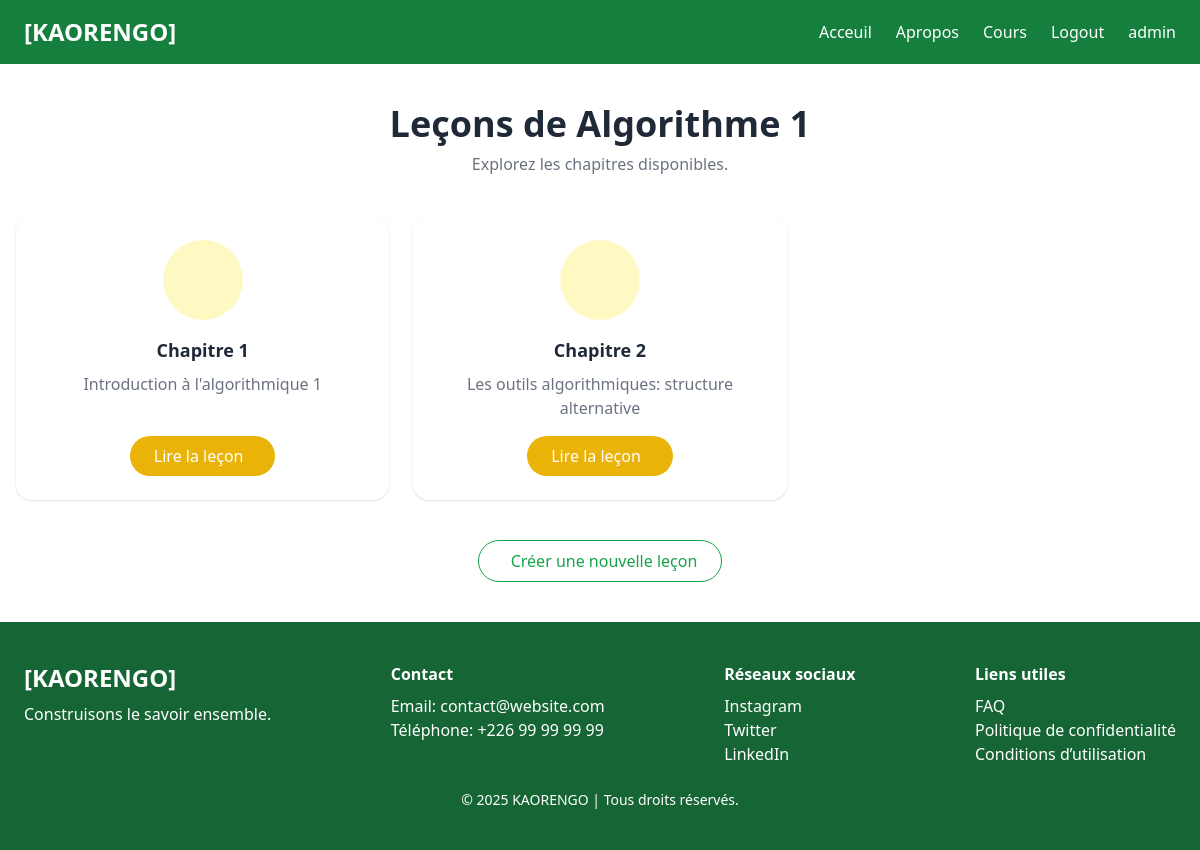
Page /programmes/niveau-1/algorithme-1/ (signed in) on the committed database.
### programmes/models.py (models this page shows, shortened)
class Matiere(models.Model):
    matiere_id = models.CharField(unique=True, max_length=40)
    nom= models.CharField(max_length=100)
    slug= models.SlugField(null=True, blank=True)
    niveau= models.ForeignKey(Niveaux, on_delete=models.CASCADE, related_name='matiere')
    image = models.ImageField(upload_to=renommer_image_matiere, blank=True)
    description= models.TextField(max_length=500)

class Lesson (models.Model):
    lesson_id=models.CharField(unique=True, max_length=50)
    niveau= models.ForeignKey(Niveaux, on_delete=models.CASCADE)
    creer_par = models.ForeignKey(User, on_delete=models.CASCADE)
    matiere= models.ForeignKey(Matiere, on_delete=models.CASCADE, related_name='lesson')
    nom= models.CharField(max_length=100)
    slug= models.SlugField(blank=True, null=True)
    position =  models.PositiveSmallIntegerField(verbose_name='chapitre no')
    video = models.FileField(upload_to="Video", null=True, blank=True, verbose_name="Cours en Video")
    fpe = models.FileField(upload_to="FPE", null=True, blank=True, verbose_name="Fiche de présentation")
    pdf = models.FileField(upload_to="PDF", null=True, blank=True, verbose_name="Cours en pdf")
    class Meta:
        ordering=['position']

### programmes/views.py (the view)
# urls.py: path('<str:niveau>/<slug:slug>/', LessonListView.as_view(), name="lessonlist"),
class LessonListView(DetailView):
    context_object_name = 'matieres'
    model = Matiere
    template_name = 'programmes/lessonlist.html'

### programmes/templates/programmes/lessonlist.html (shortened to what this page needs)
{% extends 'base.html' %}
{% block content %}
<div class="max-w-7xl mx-auto px-4 py-10">
    <div class="text-center mb-10">
        <h1 class="text-4xl font-bold">Leçons de {{ matieres.nom }}</h1>
        <p class="text-gray-500 mt-2">Explorez les chapitres disponibles.</p>
    </div>
    {% if user.is_authenticated %}
        <div class="grid grid-cols-1 sm:grid-cols-2 lg:grid-cols-3 gap-6">
            {% for lesson in matieres.lesson.all %}
            <div class="bg-white shadow rounded-2xl p-6 flex flex-col items-center text-center">
                <div class="bg-yellow-100 text-yellow-600 rounded-full w-20 h-20 flex items-center justify-center mb-4">
                </div>
                <h3 class="text-lg font-semibold mb-2">Chapitre {{ lesson.position }}</h3>
                <p class="text-gray-500 mb-4">{{ lesson.nom }}</p>
                <a href="{% url 'programmes:lessonlistdetail' slug=lesson.slug matiere=matieres.slug niveau=matieres.niveau.slug %}" class="mt-auto inline-block bg-yellow-500 text-white px-6 py-2 rounded-full hover:bg-yellow-600 transition">
                    Lire la leçon
                </a>
            </div>
            {% empty %}
            <div class="col-span-full text-center text-blue-500">
                Aucune leçon disponible pour cette matière.
            </div>
            {% endfor %}
        </div>
    {% endif %}
    {% if user.is_superuser %}
    <div class="text-center mt-10">
        <a href="{% url 'programmes:lessoncreate' niveau=matieres.niveau.slug slug=matieres.slug %}" class="inline-block border border-green-600 text-green-600 px-6 py-2 rounded-full hover:bg-green-600 hover:text-white transition">
            Créer une nouvelle leçon
        </a>
    </div>
    {% endif %}
</div>
{% endblock %}

### utilisateurs/templates/base.html (shortened to what this page needs)
<!DOCTYPE html>
<html lang="fr">
  <head>
    <script src="https://cdn.tailwindcss.com"></script>
  </head>
  <body class="font-sans text-gray-800">
    <header class="bg-green-700 text-white px-6 py-4 flex justify-between items-center">
      <div class="text-2xl font-bold"><a class="navbar-brand" href="{% url 'acceuil' %}">[KAORENGO]</a></div>
      <nav class="space-x-6 hidden md:flex">
        <a class="nav-link" href="{% url 'acceuil' %}">Acceuil <span class="sr-only">(current)</span></a>
        <a class="nav-link" href="#">Apropos</a>
        <a class="nav-link" href="{% url 'programmes:niveaulist' %}">Cours</a>
        {% if user.is_authenticated %}
            <a class="nav-link" href="{% url 'logout' %}">Logout</a>
            {% else %}
            <a class="nav-link" href="{% url 'login' %}">Connexion</a>
            <a class="nav-link" href="{% url 'register' %}">Inscription</a>
        {% endif %}
        <a class="nav-link" href="#"> {{request.user.username}} </a>
      </nav>
    </header>
    {% block content %}{% endblock %}
    <footer class="bg-green-800 text-white px-6 py-10">
      <div class="flex flex-col md:flex-row justify-between">
        <div>
          <div class="text-2xl font-bold mb-2">[KAORENGO]</div>
          <p>Construisons le savoir ensemble.</p>
        </div>
        <div>
          <h4 class="font-bold mb-2">Contact</h4>
          <p>Email: contact@website.com</p>
          <p>Téléphone: +226 99 99 99 99</p>
        </div>
        <div>
          <h4 class="font-bold mb-2">Réseaux sociaux</h4>
          <p>Instagram</p>
          <p>Twitter</p>
          <p>LinkedIn</p>
        </div>
        <div>
          <h4 class="font-bold mb-2">Liens utiles</h4>
          <p>FAQ</p>
          <p>Politique de confidentialité</p>
          <p>Conditions d’utilisation</p>
        </div>
      </div>
      <div class="text-center mt-6 text-sm">
        © 2025 KAORENGO | Tous droits réservés.
      </div>
    </footer>
  </body>
</html>

### rows in the picture
Matiere: nom "Algorithme 1"
Lesson: position "1", nom "Introduction à l'algorithmique 1"
Lesson: position "2", nom "Les outils algorithmiques: structure alternative"

### other values in the picture
{{ request.user.username }} "admin"
